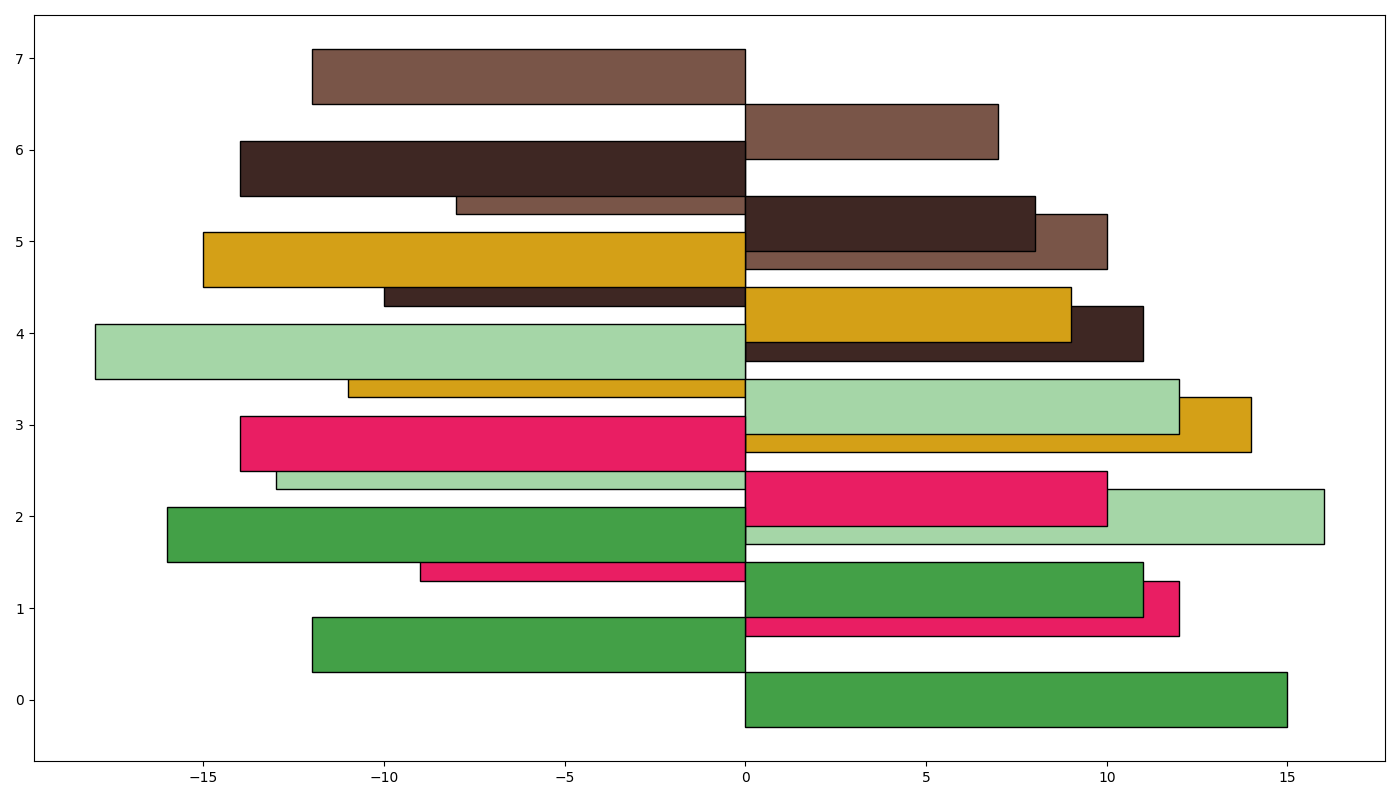

Python code for this plot:
import matplotlib.pyplot as plt
import numpy as np

flavors = ['Vanilla', 'Chocolate', 'Strawberry', 'Mint', 'Cookie Dough', 'Pistachio']

parlor_data = {
    'Central Park': [15, 12, 16, 14, 11, 10],
    'Downtown': [-12, -9, -13, -11, -10, -8],
    'Suburban': [11, 10, 12, 9, 8, 7],
    'Beachfront': [-16, -14, -18, -15, -14, -12]
}

flavor_colors = ['#43A047', '#E91E63', '#A5D6A7', '#D4A017', '#3E2723', '#795548']

fig, ax = plt.subplots(figsize=(14, 8))
bar_width = 0.6

for i, (parlor, revenue) in enumerate(parlor_data.items()):
    offset = i * bar_width
    ax.barh(np.arange(len(flavors)) + offset, revenue, color=flavor_colors, 
            edgecolor='black', height=bar_width)

plt.tight_layout()
plt.show()
